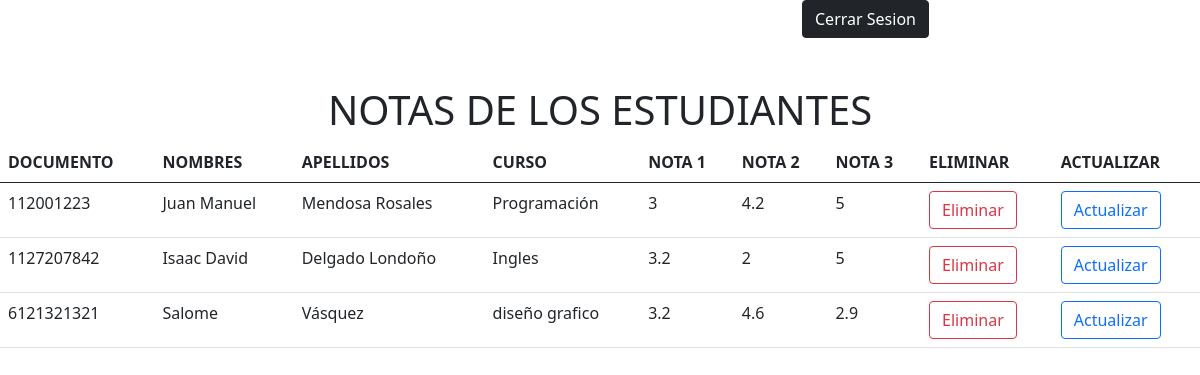
Page /notas.php on the committed database.
### tables this page shows
CREATE TABLE `estudiantes` (
  `documento` bigint(20) NOT NULL,
  `correo` varchar(100) NOT NULL,
  `curso` varchar(100) NOT NULL,
  `nombre` varchar(100) NOT NULL,
  `apellido` varchar(100) NOT NULL,
  `numero` int(15) NOT NULL,
  `edad` int(2) NOT NULL,
  `nota1` float NOT NULL,
  `nota2` float NOT NULL,
  `nota3` float NOT NULL,
  `contrasena` varchar(15) NOT NULL
);

### notas.php (the view, shortened to what this page needs)
<!DOCTYPE html>
<html lang="es">
<head>
    <link href="https://cdn.jsdelivr.net/npm/bootstrap@5.0.2/dist/css/bootstrap.min.css" rel="stylesheet">
</head>
<body>
<div class="container">
  <div class="row">
    <div class="col">
    </div>
    <div class="col">
    </div>
    <div class="col">
<a href="salida.php"><button type="button" class="btn btn-dark">Cerrar Sesion</button></a>
    </div>
  </div>
</div>
<table class="table">
  <thead>
  <br><br>
  <h1 class = "text-center">NOTAS DE LOS ESTUDIANTES</h1>
    <tr>
      <th scope="col">DOCUMENTO</th>
      <th scope="col">NOMBRES</th>
      <th scope="col">APELLIDOS</th>
      <th scope="col">CURSO</th>
      <th scope="col">NOTA 1</th>
      <th scope="col">NOTA 2</th>
      <th scope="col">NOTA 3</th>
      <th scope="col">ELIMINAR</th>
      <th scope="col">ACTUALIZAR</th>
    </tr>
  </thead>
  <tbody>
  <?php
  $con = conexion();
  $sql = "SELECT * FROM estudiantes";
  $query = mysqli_query($con,$sql);
  if($query){
      while ($row=mysqli_fetch_assoc($query)){
            $documento=$row['documento'];
            $nombre=$row['nombre'];
            $apellido=$row['apellido'];
            $curso=$row['curso'];
            $nota1 = $row['nota1'];
            $nota2 = $row['nota2'];
            $nota3 = $row['nota3'];
    ?>
<tr>
  <td><?php echo $documento; ?></td>
  <td><?php echo $nombre; ?></td>
  <td><?php echo $apellido; ?></td>
  <td><?php echo $curso; ?></td>
  <td><?php echo $nota1; ?></td>
  <td><?php echo $nota2; ?></td>
  <td><?php echo $nota3; ?></td>
  <td><a href="eliminardocenteestu.php?documento=<?php echo $documento; ?>"><button type="button" class="btn btn-outline-danger">Eliminar</button></a></td>
  <td><a href="actuestudoce.php?documento=<?php echo $documento; ?>"><button type="button" class="btn btn-outline-primary">Actualizar</button></a></td>
</tr>
<?php
      }
  }
  ?>
   </tbody>
</table>
</body>
</html>

### rows in the picture
estudiantes: documento "112001223", nombre "Juan Manuel", apellido "Mendosa Rosales", curso "Programación", nota1 "3", nota2 "4.2", nota3 "5"
estudiantes: documento "1127207842", nombre "Isaac David", apellido "Delgado Londoño", curso "Ingles", nota1 "3.2", nota2 "2", nota3 "5"
estudiantes: documento "6121321321", nombre "Salome", apellido "Vásquez", curso "diseño grafico", nota1 "3.2", nota2 "4.6", nota3 "2.9"
